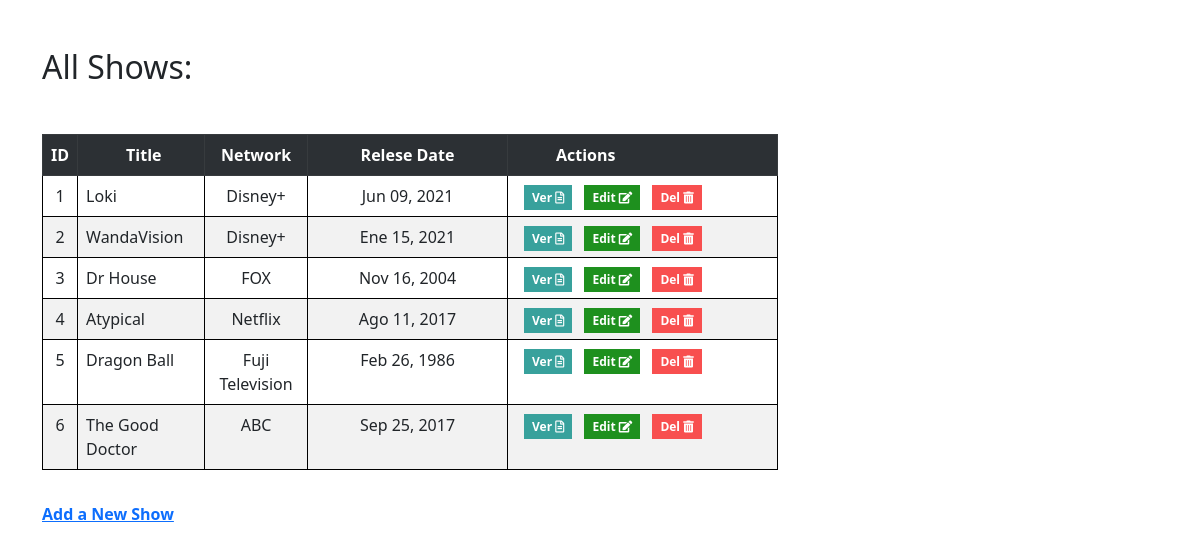
Before: / with the older database file.
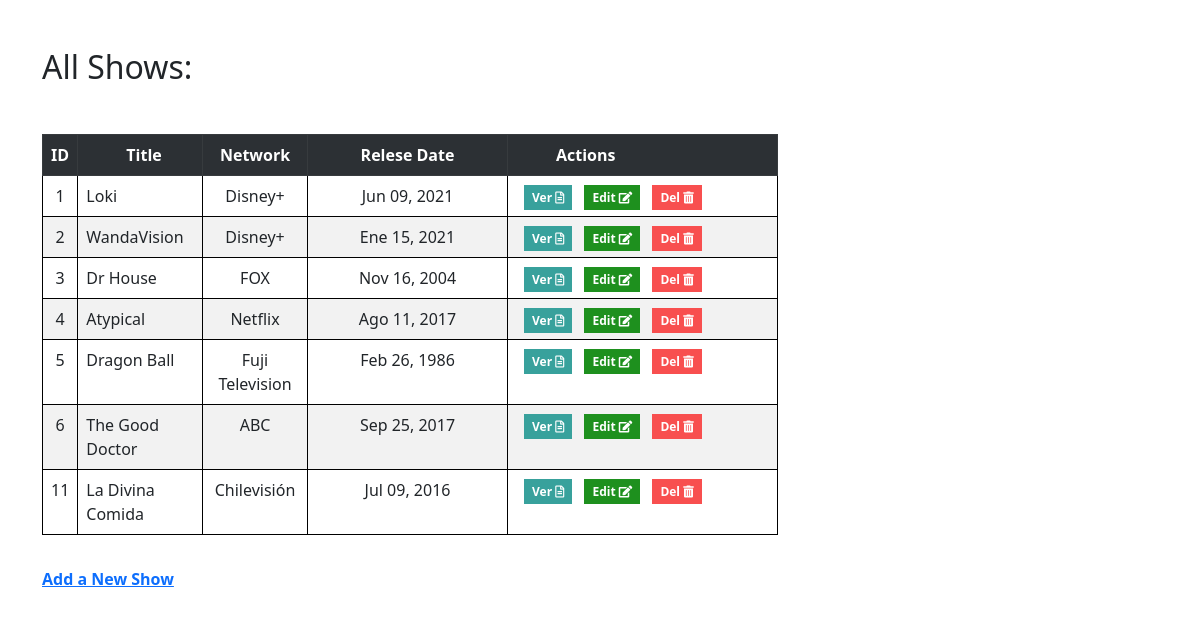
After: the same page with the newer database file.
### app01_core/models.py (models this page shows)
class Tv_shows (models.Model):
    title = models.CharField(max_length=255)
    network = models.CharField(max_length=255)
    description = models.TextField()
    release_date = models.DateField()
    created_at = models.DateTimeField(auto_now_add=True)
    updated_at = models.DateTimeField(auto_now=True)

### app01_core/views.py (the view)
# urls.py: path('', views.shows),
def shows(request):
    contexto = {
        'all_shows': Tv_shows.objects.all(),
    }
    return render(request, 'all_shows.html', contexto)

### app01_core/templates/all_shows.html (shortened to what this page needs)
<!DOCTYPE html>
<html lang="en">
    <head>
        {% load static %}
        <link href="https://cdn.jsdelivr.net/npm/bootstrap@5.0.0/dist/css/bootstrap.min.css" rel="stylesheet">
        <link rel="stylesheet" href="{% static 'css/main.css' %}">
        <link rel="stylesheet" href="{% static 'css/all.css' %}">
    </head>
    <body>
        <div class="container">
            <h2 class="mt-5 mb-5">All Shows:</h2>
            <div class="row">
                <div class="col-xs-12 col-md-10 col-lg-8">
                    <table class="table table-striped table-bordered">
                        <tr class="table-dark">
                            <th class="text-center">ID</th>
                            <th class="ps-5">Title</th>
                            <th class="text-center">Network</th>
                            <th class="text-center th-wider1">Relese Date</th>
                            <th class="ps-5 th-wider2">Actions</th>
                        </tr>
                        {% for show in all_shows %}
                        <tr>
                            <td class="text-center">{{ show.id }}</td>
                            <td class="p-2">{{ show.title }}</td>
                            <td class="text-center">{{ show.network }}</td>
                            <td class="text-center">{{ show.release_date|date:"M d, Y" }}</td>
                            <td class="">
                                <a href= "/shows/{{ show.id }}" class="acti view ms-2 py-1 px-2">Ver <i class="far fa-file-alt"></i></a>
                                <a href= "/shows/{{ show.id }}/edit" class="acti edit ms-2 py-1 px-2">Edit <i class="fas fa-edit"></i></a>
                                <a href= "/shows/{{ show.id }}/delete" class="acti del ms-2 py-1 px-2">Del <i class="fas fa-trash-alt"></i></a>
                            </td>
                        </tr>
                        {% endfor %}
                    </table>
                </div>
            </div>
            <div class="row">
                <a href= "/shows/new" class="uno pt-3">Add a New Show</a>
            </div>
        </div>
    </body>
</html>

### app01_core/static/css/main.css (style rules this page uses)
tr, td { border: 1px solid black; }
.th-wider1 { width: 200px; }
.th-wider2 { width: 270px; }
.acti { text-decoration: none; color: white; font-weight: bold; font-size: 12px; }
.view { background-color: rgb(56, 161, 156); }
.edit { background-color: rgb(30, 144, 30); }
.del { background-color: rgb(248, 79, 79); }
.uno { font-weight: bold; }

### app01_core/static/css/all.css (style rules this page uses)
.fa, .fas, .far, .fal, .fad, .fab { -moz-osx-font-smoothing: grayscale; -webkit-font-smoothing: antialiased; display: inline-block; font-style: normal; font-variant: normal; text-rendering: auto; line-height: 1; }
.fa-edit:before { content: "\f044"; }
.fa-file-alt:before { content: "\f15c"; }
.fa-trash-alt:before { content: "\f2ed"; }
.far { font-family: 'Font Awesome 5 Free'; font-weight: 400; }
.fa, .fas { font-family: 'Font Awesome 5 Free'; font-weight: 900; }

Changed rows visible on the page:
added Tv_shows: id "11", title "La Divina Comida", network "Chilevisión", release_date "Jul 09, 2016"
